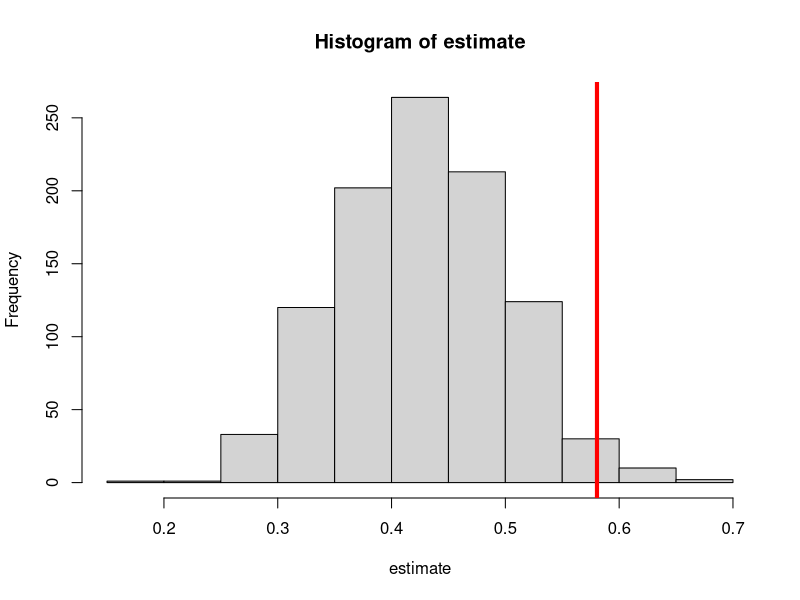
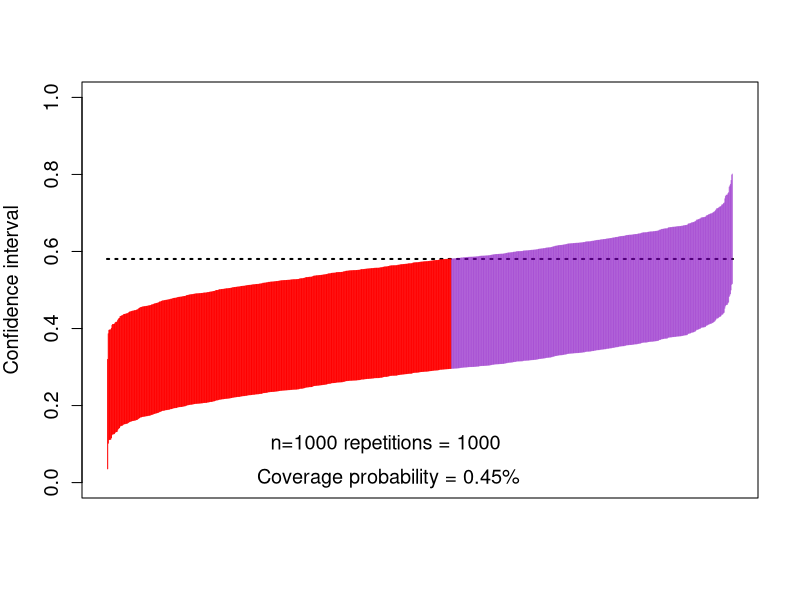

The R source for these figures, in order: (Note: a time limit stopped this script after it produced the figures.)
## \dimendef\prevdepth=0

## \pgfdeclarelayer{background}

## \pgfsetlayers{background,main}

## \usetikzlibrary{arrows,positioning}

## \tikzset{

## >=stealth',

## punkt/.style={

## rectangle,

## rounded corners,

## draw=black, very thick,

## text width=6.5em,

## minimum height=2em,

## text centered},

## pil/.style={

## ->,

## thick,

## shorten <=2pt,

## shorten >=2pt,}

## }

## \newcommand{\Vertex}[2]

## {\node[minimum width=0.6cm,inner sep=0.05cm] (#2) at (#1) {$#2$};

## }

## \newcommand{\VertexR}[2]

## {\node[rectangle, draw, minimum width=0.6cm,inner sep=0.05cm] (#2) at (#1) {$#2$};

## }

## \newcommand{\ArrowR}[3]

## { \begin{pgfonlayer}{background}

## \draw[->,#3] (#1) to[bend right=30] (#2);

## \end{pgfonlayer}

## }

## \newcommand{\ArrowL}[3]

## { \begin{pgfonlayer}{background}

## \draw[->,#3] (#1) to[bend left=45] (#2);

## \end{pgfonlayer}

## }

## \newcommand{\EdgeL}[3]

## { \begin{pgfonlayer}{background}

## \draw[dashed,#3] (#1) to[bend right=-45] (#2);

## \end{pgfonlayer}

## }

## \newcommand{\Arrow}[3]

## { \begin{pgfonlayer}{background}

## \draw[->,#3] (#1) -- +(#2);

## \end{pgfonlayer}

## }

## \begin{tikzpicture}

##   \Vertex{-4, 0}{W}

##   \Vertex{0, 0}{M}

##   \Vertex{-2, 0}{A}

##   \Vertex{2, 0}{Y}

##   \Arrow{W}{A}{black}

##   \Arrow{A}{M}{black}

##   \Arrow{M}{Y}{black}

##   \ArrowL{W}{Y}{black}

##   \ArrowL{A}{Y}{black}

##   \ArrowL{W}{M}{black}

## \end{tikzpicture}


## -----------------------------------------------------------------------------
mean_y <- function(m, a, w) abs(w) + a * m
mean_m <- function(a, w) plogis(w^2 - a)
pscore <- function(w) plogis(1 - abs(w))


## ---- echo = FALSE, results = FALSE-------------------------------------------
w_big <- runif(1e6, -1, 1)
trueval <- mean((mean_y(1, 1, w_big) - mean_y(1, 0, w_big)) *
  mean_m(0, w_big) + (mean_y(0, 1, w_big) - mean_y(0, 0, w_big)) *
    (1 - mean_m(0, w_big)))
print(trueval)


## -----------------------------------------------------------------------------
w_big <- runif(1e6, -1, 1)
trueval <- mean((mean_y(1, 1, w_big) - mean_y(1, 0, w_big)) *
  mean_m(0, w_big) + (mean_y(0, 1, w_big) - mean_y(0, 0, w_big)) *
    (1 - mean_m(0, w_big)))
print(trueval)


## -----------------------------------------------------------------------------
gcomp <- function(y, m, a, w) {
  lm_y <- lm(y ~ m + a + w)
  pred_y1 <- predict(lm_y, newdata = data.frame(a = 1, m = m, w = w))
  pred_y0 <- predict(lm_y, newdata = data.frame(a = 0, m = m, w = w))
  pseudo <- pred_y1 - pred_y0
  lm_pseudo <- lm(pseudo ~ a + w)
  pred_pseudo <- predict(lm_pseudo, newdata = data.frame(a = 0, w = w))
  estimate <- mean(pred_pseudo)
  return(estimate)
}


## -----------------------------------------------------------------------------
estimate <- lapply(seq_len(1000), function(iter) {
  n <- 1000
  w <- runif(n, -1, 1)
  a <- rbinom(n, 1, pscore(w))
  m <- rbinom(n, 1, mean_m(a, w))
  y <- rnorm(n, mean_y(m, a, w))
  est <- gcomp(y, m, a, w)
  return(est)
})
estimate <- do.call(c, estimate)

hist(estimate)
abline(v = trueval, col = "red", lwd = 4)


## ---- fig.height = 8, fig.width = 8-------------------------------------------
cis <- cbind(
  estimate - qnorm(0.975) * sd(estimate),
  estimate + qnorm(0.975) * sd(estimate)
)

ord <- order(rowSums(cis))
lower <- cis[ord, 1]
upper <- cis[ord, 2]
curve(trueval + 0 * x,
  ylim = c(0, 1), xlim = c(0, 1001), lwd = 2, lty = 3, xaxt = "n",
  xlab = "", ylab = "Confidence interval", cex.axis = 1.2, cex.lab = 1.2
)
for (i in 1:1000) {
  clr <- rgb(0.5, 0, 0.75, 0.5)
  if (upper[i] < trueval || lower[i] > trueval) clr <- rgb(1, 0, 0, 1)
  points(rep(i, 2), c(lower[i], upper[i]), type = "l", lty = 1, col = clr)
}
text(450, 0.10, "n=1000 repetitions = 1000 ", cex = 1.2)
text(450, 0.01, paste0(
  "Coverage probability = ",
  mean(lower < trueval & trueval < upper), "%"
), cex = 1.2)


## -----------------------------------------------------------------------------
mean_y <- function(m, a, w) abs(w) + a * m
mean_m <- function(a, w)plogis(w^2 - a)
pscore <- function(w) plogis(1 - abs(w))

w_big <- runif(1e6, -1, 1)
trueval <- mean((mean_y(1, 1, w_big) - mean_y(1, 0, w_big)) * mean_m(0, w_big)
                + (mean_y(0, 1, w_big) - mean_y(0, 0, w_big)) *
                  (1 - mean_m(0, w_big)))

n <- 1000
w <- runif(n, -1, 1)
a <- rbinom(n, 1, pscore(w))
m <- rbinom(n, 1, mean_m(a, w))
y <- rnorm(n, mean_y(m, a, w))


## -----------------------------------------------------------------------------
library(mgcv)
## fit model for E(Y | A, W)
b_fit <- gam(y ~ m:a + s(w, by = a))
## fit model for P(A = 1 | M, W)
e_fit <- gam(a ~ m + w + s(w, by = m), family = binomial)
## fit model for P(A = 1 | W)
g_fit <- gam(a ~ w, family = binomial)


## -----------------------------------------------------------------------------
## Compute P(A = 1 | W)
g1_pred <- predict(g_fit, type = 'response')
## Compute P(A = 0 | W)
g0_pred <- 1 - g1_pred
## Compute P(A = 1 | M, W)
e1_pred <- predict(e_fit, type = 'response')
## Compute P(A = 0 | M, W)
e0_pred <- 1 - e1_pred
## Compute E(Y | A = 1, M, W)
b1_pred <- predict(b_fit, newdata = data.frame(a = 1, m, w))
## Compute E(Y | A = 0, M, W)
b0_pred <- predict(b_fit, newdata = data.frame(a = 0, m, w))
## Compute E(Y | A, M, W)
b_pred  <- predict(b_fit)


## -----------------------------------------------------------------------------
## Compute Q(M, W)
pseudo <- b1_pred - b0_pred
## Fit model for E[Q(M, W) | A, W]
q_fit <- gam(pseudo ~ a + w + s(w, by = a))
## Compute E[Q(M, W) | A = 0, W]
q_pred <- predict(q_fit, newdata = data.frame(a = 0, w = w))


## -----------------------------------------------------------------------------
ip_weights <- a / g0_pred * e0_pred / e1_pred - (1 - a) / g0_pred


## -----------------------------------------------------------------------------
eif <- ip_weights * (y - b_pred) + (1 - a) / g0_pred * (pseudo - q_pred) +
  q_pred


## -----------------------------------------------------------------------------
## One-step estimator
mean(eif)


## -----------------------------------------------------------------------------
one_step <- function(y, m, a, w) {
  b_fit <- gam(y ~ m:a + s(w, by = a))
  e_fit <- gam(a ~ m + w + s(w, by = m), family = binomial)
  g_fit <- gam(a ~ w, family = binomial)
  g1_pred <- predict(g_fit, type = 'response')
  g0_pred <- 1 - g1_pred
  e1_pred <- predict(e_fit, type = 'response')
  e0_pred <- 1 - e1_pred
  b1_pred <- predict(
    b_fit, newdata = data.frame(a = 1, m, w), type = 'response'
  )
  b0_pred <- predict(
    b_fit, newdata = data.frame(a = 0, m, w), type = 'response'
  )
  b_pred  <- predict(b_fit, type = 'response')
  pseudo <- b1_pred - b0_pred
  q_fit <- gam(pseudo ~ a + w + s(w, by = a))
  q_pred <- predict(q_fit, newdata = data.frame(a = 0, w = w))
  ip_weights <- a / g0_pred * e0_pred / e1_pred - (1 - a) / g0_pred
  eif <- ip_weights * (y - b_pred) + (1 - a) / g0_pred *
    (pseudo - q_pred) + q_pred
  return(mean(eif))
}


## -----------------------------------------------------------------------------
w_big <- runif(1e6, -1, 1)
trueval <- mean((mean_y(1, 1, w_big) - mean_y(1, 0, w_big)) * mean_m(0, w_big)
  + (mean_y(0, 1, w_big) - mean_y(0, 0, w_big)) * (1 - mean_m(0, w_big)))
print(trueval)


## -----------------------------------------------------------------------------
estimate <- lapply(seq_len(1000), function(iter) {
  n <- 1000
  w <- runif(n, -1, 1)
  a <- rbinom(n, 1, pscore(w))
  m <- rbinom(n, 1, mean_m(a, w))
  y <- rnorm(n, mean_y(m, a, w))
  estimate <- one_step(y, m, a, w)
  return(estimate)
})
estimate <- do.call(c, estimate)

hist(estimate)
abline(v = trueval, col = "red", lwd = 4)


## ---- fig.height = 8, fig.width = 8-------------------------------------------
cis <- cbind(
  estimate - qnorm(0.975) * sd(estimate),
  estimate + qnorm(0.975) * sd(estimate)
)

ord <- order(rowSums(cis))
lower <- cis[ord, 1]
upper <- cis[ord, 2]
curve(trueval + 0 * x,
  ylim = c(0, 1), xlim = c(0, 1001), lwd = 2, lty = 3, xaxt = "n",
  xlab = "", ylab = "Confidence interval", cex.axis = 1.2, cex.lab = 1.2
)
for (i in 1:1000) {
  clr <- rgb(0.5, 0, 0.75, 0.5)
  if (upper[i] < trueval || lower[i] > trueval) clr <- rgb(1, 0, 0, 1)
  points(rep(i, 2), c(lower[i], upper[i]), type = "l", lty = 1, col = clr)
}
text(450, 0.10, "n=1000 repetitions = 1000 ", cex = 1.2)
text(450, 0.01, paste0(
  "Coverage probability = ",
  mean(lower < trueval & trueval < upper), "%"
), cex = 1.2)
